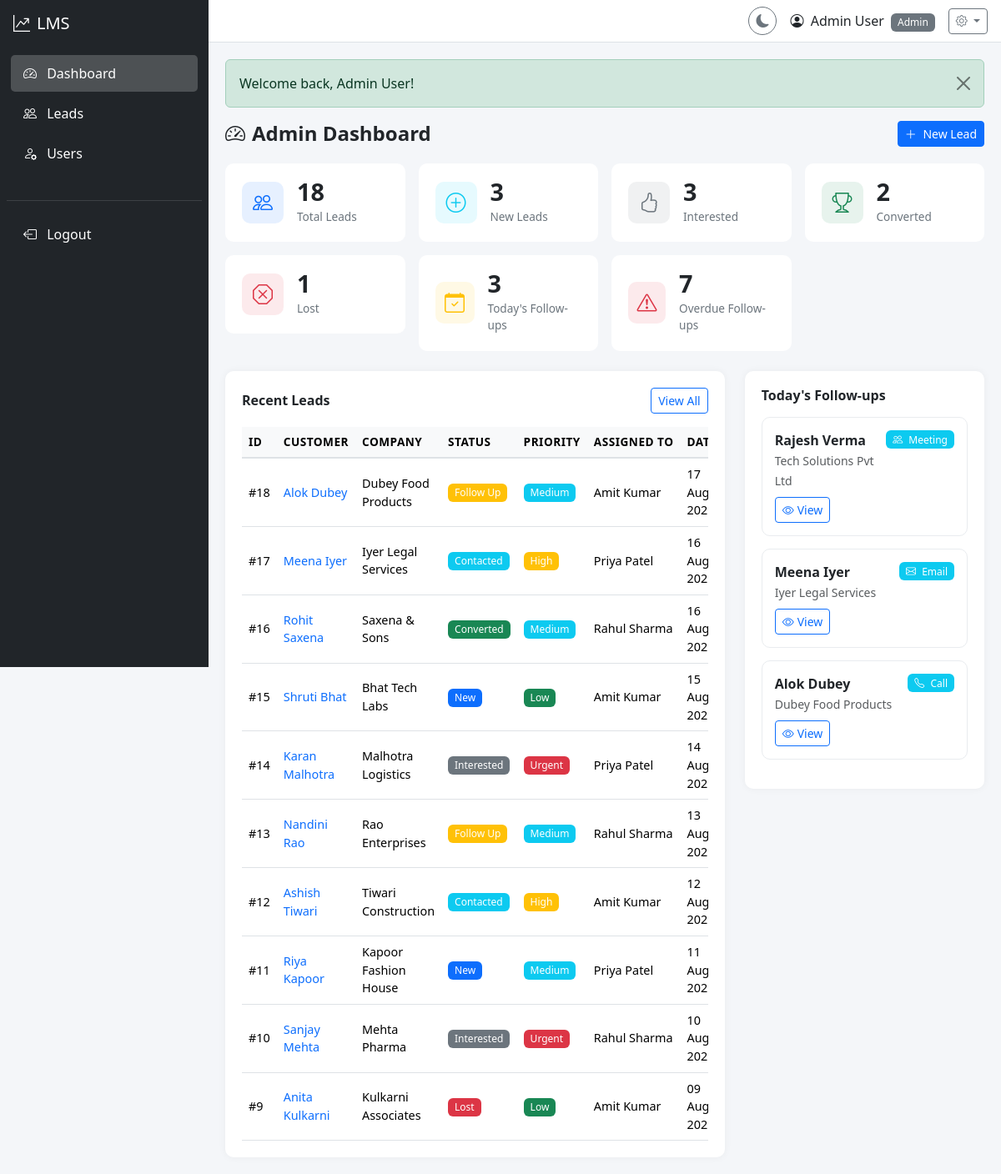
Page /admin/dashboard.php (signed in) on the committed database.
### tables this page shows
CREATE TABLE `leads` (
    `id` INT UNSIGNED NOT NULL AUTO_INCREMENT,
    `customer_name` VARCHAR(150) NOT NULL,
    `company_name` VARCHAR(150) DEFAULT NULL,
    `mobile` VARCHAR(20) NOT NULL,
    `email` VARCHAR(150) DEFAULT NULL,
    `lead_source` VARCHAR(50) NOT NULL,
    `product_service` VARCHAR(255) NOT NULL,
    `priority` ENUM('Low','Medium','High','Urgent') NOT NULL DEFAULT 'Medium',
    `assigned_user_id` INT UNSIGNED DEFAULT NULL,
    `lead_status` ENUM('New','Contacted','Follow Up','Interested','Converted','Not Interested','Lost') NOT NULL DEFAULT 'New',
    `remarks` TEXT DEFAULT NULL,
    `created_by` INT UNSIGNED NOT NULL,
    `created_at` DATETIME NOT NULL DEFAULT CURRENT_TIMESTAMP,
    `updated_at` DATETIME NOT NULL DEFAULT CURRENT_TIMESTAMP ON UPDATE CURRENT_TIMESTAMP,
    `deleted_at` DATETIME DEFAULT NULL,
    PRIMARY KEY (`id`),
    KEY `idx_leads_assigned_user` (`assigned_user_id`),
    KEY `idx_leads_created_by` (`created_by`),
    KEY `idx_leads_status` (`lead_status`),
    KEY `idx_leads_source` (`lead_source`),
    KEY `idx_leads_priority` (`priority`),
    KEY `idx_leads_created_at` (`created_at`),
    KEY `idx_leads_email` (`email`),
    KEY `idx_leads_mobile` (`mobile`),
    KEY `idx_leads_deleted_at` (`deleted_at`),
    CONSTRAINT `fk_leads_assigned_user` FOREIGN KEY (`assigned_user_id`) REFERENCES `users` (`id`) ON DELETE SET NULL,
    CONSTRAINT `fk_leads_created_by` FOREIGN KEY (`created_by`) REFERENCES `users` (`id`) ON DELETE CASCADE
);

CREATE TABLE `users` (
    `id` INT UNSIGNED NOT NULL AUTO_INCREMENT,
    `name` VARCHAR(100) NOT NULL,
    `email` VARCHAR(150) NOT NULL,
    `password` VARCHAR(255) NOT NULL,
    `phone` VARCHAR(20) DEFAULT NULL,
    `role` ENUM('admin','user') NOT NULL DEFAULT 'user',
    `status` ENUM('active','inactive') NOT NULL DEFAULT 'active',
    `created_at` DATETIME NOT NULL DEFAULT CURRENT_TIMESTAMP,
    `updated_at` DATETIME NOT NULL DEFAULT CURRENT_TIMESTAMP ON UPDATE CURRENT_TIMESTAMP,
    PRIMARY KEY (`id`),
    UNIQUE KEY `uk_users_email` (`email`),
    KEY `idx_users_role` (`role`),
    KEY `idx_users_status` (`status`)
);

CREATE TABLE `follow_ups` (
    `id` INT UNSIGNED NOT NULL AUTO_INCREMENT,
    `lead_id` INT UNSIGNED NOT NULL,
    `user_id` INT UNSIGNED NOT NULL,
    `follow_up_date` DATE NOT NULL,
    `follow_up_type` ENUM('Call','Email','WhatsApp','Meeting') NOT NULL,
    `discussion` TEXT DEFAULT NULL,
    `next_follow_up_date` DATE DEFAULT NULL,
    `status` ENUM('Pending','Completed','Cancelled') NOT NULL DEFAULT 'Pending',
    `created_at` DATETIME NOT NULL DEFAULT CURRENT_TIMESTAMP,
    `updated_at` DATETIME NOT NULL DEFAULT CURRENT_TIMESTAMP ON UPDATE CURRENT_TIMESTAMP,
    PRIMARY KEY (`id`),
    KEY `idx_followups_lead` (`lead_id`),
    KEY `idx_followups_user` (`user_id`),
    KEY `idx_followups_date` (`follow_up_date`),
    KEY `idx_followups_status` (`status`),
    CONSTRAINT `fk_followups_lead` FOREIGN KEY (`lead_id`) REFERENCES `leads` (`id`) ON DELETE CASCADE,
    CONSTRAINT `fk_followups_user` FOREIGN KEY (`user_id`) REFERENCES `users` (`id`) ON DELETE CASCADE
);

### admin/dashboard.php (the view, shortened to what this page needs)
<?php
$db = getDBConnection();
$totalLeads = getTotalLeadsCount();
$newLeads = getLeadsCountByStatus('New');
$interestedLeads = getLeadsCountByStatus('Interested');
$convertedLeads = getLeadsCountByStatus('Converted');
$lostLeads = getLeadsCountByStatus('Lost');
$todayFollowUps = getTodayFollowUpsCount();
$overdueFollowUps = getOverdueFollowUpsCount();
$stmt = $db->prepare("SELECT l.*, u.name as assigned_user_name FROM leads l LEFT JOIN users u ON l.assigned_user_id = u.id WHERE l.deleted_at IS NULL ORDER BY l.created_at DESC LIMIT 10");
$stmt->execute();
$recentLeads = $stmt->fetchAll();
$stmt = $db->prepare("
    SELECT f.*, l.customer_name, l.company_name, u.name as user_name
    FROM follow_ups f
    JOIN leads l ON f.lead_id = l.id
    JOIN users u ON f.user_id = u.id
    WHERE f.follow_up_date = CURDATE() AND f.status = 'Pending' AND l.deleted_at IS NULL
    ORDER BY f.follow_up_date ASC
    LIMIT 10
");
$stmt->execute();
$todaysFollowUps = $stmt->fetchAll();
require_once __DIR__ . '/../includes/header.php';
require_once __DIR__ . '/../includes/sidebar.php';
?>
<div class="content-wrapper">
    <?php require_once __DIR__ . '/../includes/navbar.php'; ?>
    <div class="content">
        <?php $flash = getFlashMessage(); if ($flash): ?>
        <div class="alert alert-<?= $flash['type'] === 'error' ? 'danger' : $flash['type'] ?> alert-dismissible fade show" role="alert">
            <?= escape($flash['message']) ?>
            <button type="button" class="btn-close" data-bs-dismiss="alert"></button>
        </div>
        <?php endif; ?>
        <div class="page-header">
            <h4><i class="bi bi-speedometer2 me-2"></i>Admin Dashboard</h4>
            <a href="/LeadManagement/admin/leads/create.php" class="btn btn-primary btn-sm">
                <i class="bi bi-plus-lg me-1"></i> New Lead
            </a>
        </div>
        <div class="row g-3 mb-4">
            <div class="col-6 col-md-4 col-lg-3">
                <div class="card stat-card">
                    <div class="card-body d-flex align-items-center">
                        <div class="stat-icon bg-primary bg-opacity-10 text-primary me-3">
                            <i class="bi bi-people"></i>
                        </div>
                        <div>
                            <div class="stat-value"><?= $totalLeads ?></div>
                            <div class="stat-label">Total Leads</div>
                        </div>
                    </div>
                </div>
            </div>
            <div class="col-6 col-md-4 col-lg-3">
                <div class="card stat-card">
                    <div class="card-body d-flex align-items-center">
                        <div class="stat-icon bg-info bg-opacity-10 text-info me-3">
                            <i class="bi bi-plus-circle"></i>
                        </div>
                        <div>
                            <div class="stat-value"><?= $newLeads ?></div>
                            <div class="stat-label">New Leads</div>
                        </div>
                    </div>
                </div>
            </div>
            <div class="col-6 col-md-4 col-lg-3">
                <div class="card stat-card">
                    <div class="card-body d-flex align-items-center">
                        <div class="stat-icon bg-secondary bg-opacity-10 text-secondary me-3">
                            <i class="bi bi-hand-thumbs-up"></i>
                        </div>
                        <div>
                            <div class="stat-value"><?= $interestedLeads ?></div>
                            <div class="stat-label">Interested</div>
                        </div>
                    </div>
                </div>
            </div>
            <div class="col-6 col-md-4 col-lg-3">
                <div class="card stat-card">
                    <div class="card-body d-flex align-items-center">
                        <div class="stat-icon bg-success bg-opacity-10 text-success me-3">
                            <i class="bi bi-trophy"></i>
                        </div>
                        <div>
                            <div class="stat-value"><?= $convertedLeads ?></div>
                            <div class="stat-label">Converted</div>
                        </div>
                    </div>
                </div>
            </div>
            <div class="col-6 col-md-4 col-lg-3">
                <div class="card stat-card">
                    <div class="card-body d-flex align-items-center">
                        <div class="stat-icon bg-danger bg-opacity-10 text-danger me-3">
                            <i class="bi bi-x-octagon"></i>
                        </div>
                        <div>
                            <div class="stat-value"><?= $lostLeads ?></div>
                            <div class="stat-label">Lost</div>
                        </div>
                    </div>
                </div>
            </div>
            <div class="col-6 col-md-4 col-lg-3">
                <div class="card stat-card">
                    <div class="card-body d-flex align-items-center">
                        <div class="stat-icon bg-warning bg-opacity-10 text-warning me-3">
                            <i class="bi bi-calendar-check"></i>
                        </div>
                        <div>
                            <div class="stat-value"><?= $todayFollowUps ?></div>
                            <div class="stat-label">Today's Follow-ups</div>
                        </div>
                    </div>
                </div>
            </div>
            <div class="col-6 col-md-4 col-lg-3">
                <div class="card stat-card">
                    <div class="card-body d-flex align-items-center">
                        <div class="stat-icon bg-danger bg-opacity-10 text-danger me-3">
                            <i class="bi bi-exclamation-triangle"></i>
                        </div>
                        <div>
                            <div class="stat-value"><?= $overdueFollowUps ?></div>
                            <div class="stat-label">Overdue Follow-ups</div>
                        </div>
                    </div>
                </div>
            </div>
        </div>
        <div class="row g-4">
            <div class="col-lg-8">
                <div class="table-container">
                    <div class="d-flex justify-content-between align-items-center mb-3">
                        <h6 class="mb-0 fw-bold">Recent Leads</h6>
                        <a href="/LeadManagement/admin/leads/index.php" class="btn btn-sm btn-outline-primary">View All</a>
                    </div>
                    <div class="table-responsive">
                        <table class="table table-hover mb-0">
                            <thead>
                                <tr>
                                    <th>ID</th>
                                    <th>Customer</th>
                                    <th>Company</th>
                                    <th>Status</th>
                                    <th>Priority</th>
                                    <th>Assigned To</th>
                                    <th>Date</th>
                                </tr>
                            </thead>
                            <tbody>
                                <?php if (empty($recentLeads)): ?>
                                <tr><td colspan="7" class="text-center text-muted py-4">No leads found.</td></tr>
                                <?php else: ?>
                                <?php foreach ($recentLeads as $lead): ?>
                                <tr>
                                    <td>#<?= $lead['id'] ?></td>
                                    <td>
                                        <a href="/LeadManagement/admin/leads/view.php?id=<?= $lead['id'] ?>" class="text-decoration-none fw-medium">
                                            <?= escape($lead['customer_name']) ?>
                                        </a>
                                    </td>
                                    <td><?= escape($lead['company_name'] ?? '-') ?></td>
                                    <td><?= getLeadStatusBadge($lead['lead_status']) ?></td>
                                    <td><?= getPriorityBadge($lead['priority']) ?></td>
                                    <td><?= escape($lead['assigned_user_name'] ?? 'Unassigned') ?></td>
                                    <td><?= formatDate($lead['created_at']) ?></td>
                                </tr>
                                <?php endforeach; ?>
                                <?php endif; ?>
                            </tbody>
                        </table>
                    </div>
                </div>
            </div>
            <div class="col-lg-4">
                <div class="table-container">
                    <h6 class="mb-3 fw-bold">Today's Follow-ups</h6>
                    <?php if (empty($todaysFollowUps)): ?>
                    <p class="text-muted text-center py-3">No follow-ups scheduled for today.</p>
                    <?php else: ?>
                    <?php foreach ($todaysFollowUps as $fu): ?>
                    <div class="followup-card">
                        <div class="d-flex justify-content-between align-items-start">
                            <div>
                                <strong><?= escape($fu['customer_name']) ?></strong><br>
                                <small class="text-muted"><?= escape($fu['company_name'] ?? '') ?></small>
                            </div>
                            <span class="badge bg-info">
                                <i class="bi <?= getFollowUpTypeIcon($fu['follow_up_type']) ?> me-1"></i>
                                <?= escape($fu['follow_up_type']) ?>
                            </span>
                        </div>
                        <div class="mt-2">
                            <a href="/LeadManagement/admin/leads/view.php?id=<?= $fu['lead_id'] ?>" class="btn btn-sm btn-outline-primary">
                                <i class="bi bi-eye me-1"></i>View
                            </a>
                        </div>
                    </div>
                    <?php endforeach; ?>
                    <?php endif; ?>
                </div>
            </div>
        </div>
    </div>
</div>
<?php require_once __DIR__ . '/../includes/footer.php'; ?>

### includes/functions.php (shortened to what this page needs)
<?php
function escape($input) {
    return htmlspecialchars($input, ENT_QUOTES, 'UTF-8');
}
function getFlashMessage() {
    if (isset($_SESSION['flash_message'])) {
        $flash = $_SESSION['flash_message'];
        return $flash;
    }
    return null;
}
function getLeadStatusBadge($status) {
    $badges = [
        'New'            => 'primary',
        'Contacted'      => 'info',
        'Follow Up'      => 'warning',
        'Interested'     => 'secondary',
        'Converted'      => 'success',
        'Not Interested' => 'dark',
        'Lost'           => 'danger',
    ];
    $class = $badges[$status] ?? 'secondary';
    return '<span class="badge bg-' . $class . '">' . escape($status) . '</span>';
}
function getPriorityBadge($priority) {
    $badges = [
        'Low'    => 'success',
        'Medium' => 'info',
        'High'   => 'warning',
        'Urgent' => 'danger',
    ];
    $class = $badges[$priority] ?? 'secondary';
    return '<span class="badge bg-' . $class . '">' . escape($priority) . '</span>';
}
function getFollowUpTypeIcon($type) {
    $icons = [
        'Call'      => 'bi-telephone',
        'Email'     => 'bi-envelope',
        'WhatsApp'  => 'bi-whatsapp',
        'Meeting'   => 'bi-people',
    ];
    return $icons[$type] ?? 'bi-chat';
}
function formatDate($date) {
    return date('d M Y', strtotime($date));
}
function getTotalLeadsCount($userId = null) {
    $db = getDBConnection();
    $sql = "SELECT COUNT(*) FROM leads WHERE deleted_at IS NULL";
    $params = [];
    $stmt = $db->prepare($sql);
    $stmt->execute($params);
    return $stmt->fetchColumn();
}
function getLeadsCountByStatus($status, $userId = null) {
    $db = getDBConnection();
    $sql = "SELECT COUNT(*) FROM leads WHERE lead_status = ? AND deleted_at IS NULL";
    $params = [$status];
    $stmt = $db->prepare($sql);
    $stmt->execute($params);
    return $stmt->fetchColumn();
}
function getTodayFollowUpsCount($userId = null) {
    $db = getDBConnection();
    $sql = "SELECT COUNT(*) FROM follow_ups f JOIN leads l ON f.lead_id = l.id WHERE f.follow_up_date = CURDATE() AND f.status = 'Pending' AND l.deleted_at IS NULL";
    $params = [];
    $stmt = $db->prepare($sql);
    $stmt->execute($params);
    return $stmt->fetchColumn();
}
function getOverdueFollowUpsCount($userId = null) {
    $db = getDBConnection();
    $sql = "SELECT COUNT(*) FROM follow_ups f JOIN leads l ON f.lead_id = l.id WHERE f.follow_up_date < CURDATE() AND f.status = 'Pending' AND l.deleted_at IS NULL";
    $params = [];
    $stmt = $db->prepare($sql);
    $stmt->execute($params);
    return $stmt->fetchColumn();
}

### rows in the picture
leads: id "18", customer_name "Alok Dubey", company_name "Dubey Food Products", lead_status "Follow Up", priority "Medium", assigned_user.name "Amit Kumar", created_at "17…"
leads: id "17", customer_name "Meena Iyer", company_name "Iyer Legal Services", lead_status "Contacted", priority "High", assigned_user.name "Priya Patel", created_at "16…"
leads: id "16", customer_name "Rohit Saxena", company_name "Saxena & Sons", lead_status "Converted", priority "Medium", assigned_user.name "Rahul Sharma", created_at "16…"
leads: id "15", customer_name "Shruti Bhat", company_name "Bhat Tech Labs", lead_status "New", priority "Low", assigned_user.name "Amit Kumar", created_at "15…"
leads: id "14", customer_name "Karan Malhotra", company_name "Malhotra Logistics", lead_status "Interested", priority "Urgent", assigned_user.name "Priya Patel", created_at "14…"
leads: id "13", customer_name "Nandini Rao", company_name "Rao Enterprises", lead_status "Follow Up", priority "Medium", assigned_user.name "Rahul Sharma", created_at "13…"
leads: id "12", customer_name "Ashish Tiwari", company_name "Tiwari Construction", lead_status "Contacted", priority "High", assigned_user.name "Amit Kumar", created_at "12…"
leads: id "11", customer_name "Riya Kapoor", company_name "Kapoor Fashion House", lead_status "New", priority "Medium", assigned_user.name "Priya Patel", created_at "11…"
leads: id "10", customer_name "Sanjay Mehta", company_name "Mehta Pharma", lead_status "Interested", priority "Urgent", assigned_user.name "Rahul Sharma", created_at "10…"
leads: id "9", customer_name "Anita Kulkarni", company_name "Kulkarni Associates", lead_status "Lost", priority "Low", assigned_user.name "Amit Kumar", created_at "09…"
follow_ups: lead.customer_name "Rajesh Verma", lead.company_name "Tech Solutions Pvt Ltd", follow_up_type "Meeting"
follow_ups: lead.customer_name "Meena Iyer", lead.company_name "Iyer Legal Services", follow_up_type "Email"
follow_ups: lead.customer_name "Alok Dubey", lead.company_name "Dubey Food Products", follow_up_type "Call"

### other values in the picture
$_SESSION['user_name'] "Admin User"
$_SESSION['user_role'] "Admin"
$flash['message'] "Welcome back, Admin User!"
$totalLeads "18"
$newLeads "3"
$interestedLeads "3"
$convertedLeads "2"
$lostLeads "1"
$todayFollowUps "3"
$overdueFollowUps "7"
